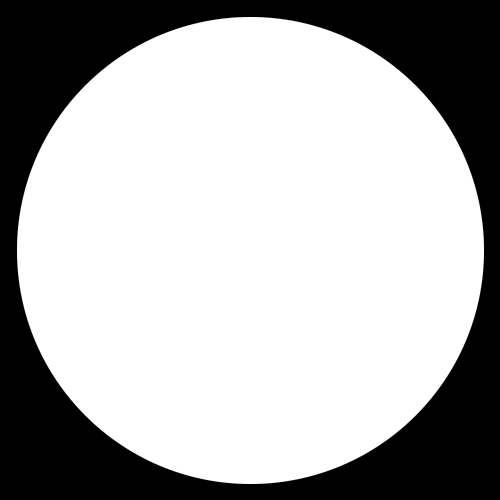
#> input picture resources/tampa-pb.bmp, 500 x 500 px, found by its file name
$ python color-extractions.py
#> lines starting #> are read from the running program, lines starting #| are printed output that depends on the picture; long printed decimals are rounded
import cv2
import statistics

imgBinaria = cv2.imread("./resources/tampa-pb.bmp", 0)
#> imgBinaria: shape (500, 500); min 0, max 255, mean 174.8
imgTonsDeCinza = cv2.imread("./resources/tampa-cinza.png", 0)
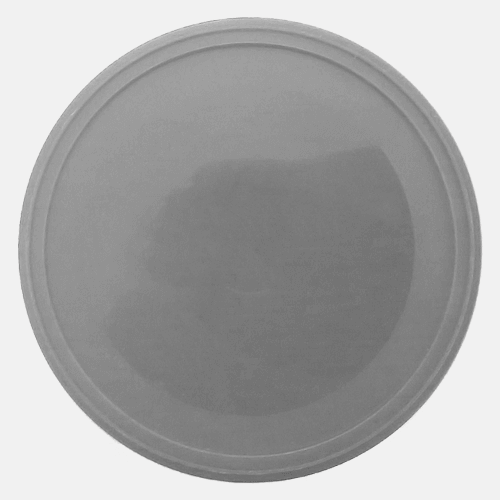
#> input picture resources/tampa-cinza.png, 500 x 500 px, found by its file name
#> imgTonsDeCinza: shape (500, 500); min 86, max 241, mean 169.4
imgRGB = cv2.imread("./resources/tampa-rgb.png")
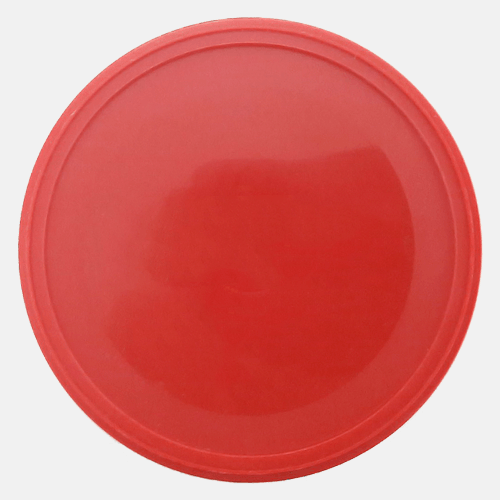
#> input picture resources/tampa-rgb.png, 500 x 500 px, found by its file name
#> imgRGB is the input picture: shape (500, 500, 3); mean B, G, R 119.6, 122.6, 217.8

rolBinaria = imgBinaria.ravel()
rolTonsDeCinza = imgTonsDeCinza.ravel()
rolRGB = imgRGB.ravel()

valorMedioBinaria = cv2.mean(imgBinaria)
#> valorMedioBinaria = (174.8, 0, 0, 0)
valorMedioCinza = cv2.mean(imgTonsDeCinza)
#> valorMedioCinza = (169.4, 0, 0, 0)
valorMedioRGB = cv2.mean(imgRGB)
#> valorMedioRGB = (119.6, 122.6, 217.8, 0)

print("Média imagem binária - OpenCV:", valorMedioBinaria, "- Statistics:", statistics.mean(rolBinaria))
#| Média imagem binária - OpenCV: (174.803, 0.0, 0.0, 0.0) - Statistics: 174
print("Média imagem tons de cinza - OpenCV:", valorMedioCinza, "- Statistics:", statistics.mean(valorMedioCinza))
#| Média imagem tons de cinza - OpenCV: (169.442, 0.0, 0.0, 0.0) - Statistics: 42.360
print("Média imagem RGB - OpenCV:", valorMedioRGB, "- Statistics:", statistics.mean(valorMedioRGB))
#| Média imagem RGB - OpenCV: (119.626, 122.578, 217.840, 0.0) - Statistics: 115.011

print("\nModa imagem binária:", statistics.mode(rolBinaria))
#| Moda imagem binária: 255
print("Moda imagem tons de cinza:", statistics.mode(rolTonsDeCinza))
#| Moda imagem tons de cinza: 241
print("Moda imagem RGB:", statistics.mode(rolRGB))
#| Moda imagem RGB: 241

print("\nMediana imagem binária:", statistics.median(rolBinaria))
#| Mediana imagem binária: 127.0
print("Mediana imagem tons de cinza:", statistics.median(rolTonsDeCinza))
#| Mediana imagem tons de cinza: 18.0
print("Mediana imagem RGB:", statistics.median(rolRGB))
#| Mediana imagem RGB: 71.0

cv2.waitKey(0)
cv2.destroyAllWindows()
